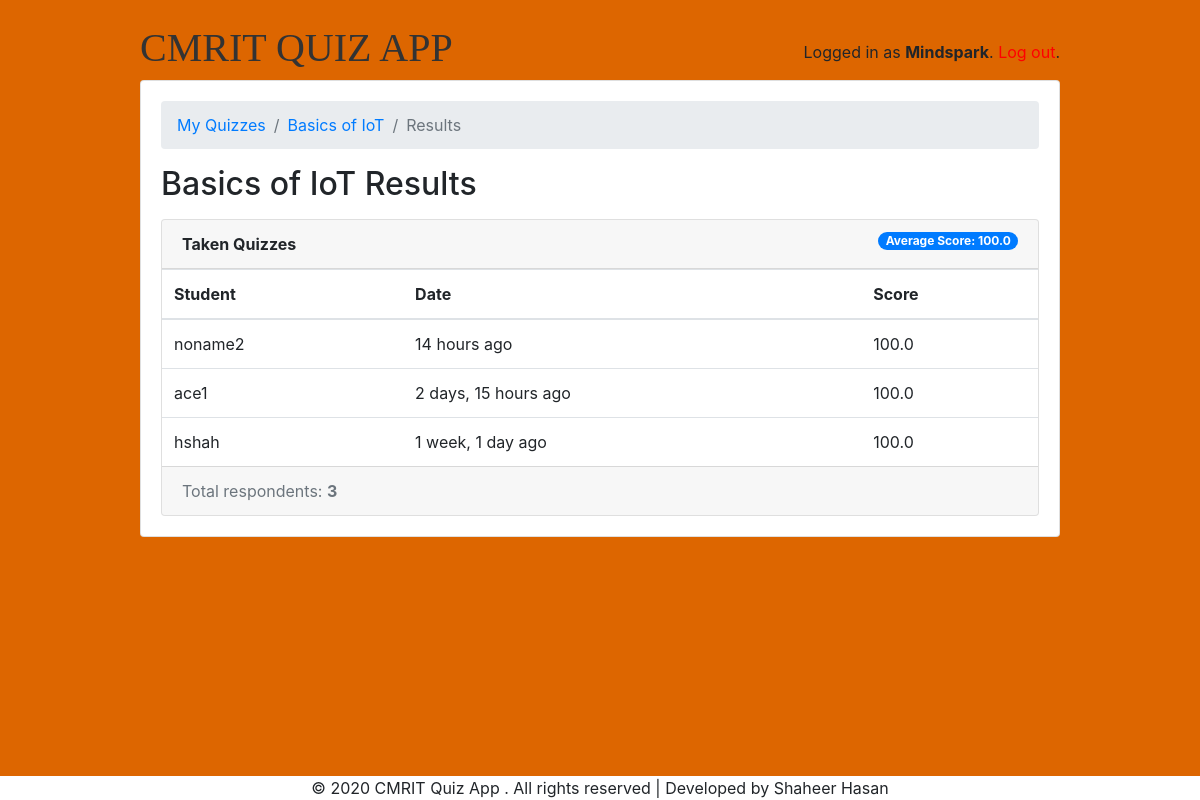
Page /clubs/quiz/1/results/ (signed in) on the committed database.
### quizroom/models.py (models this page shows, shortened)
class User(AbstractUser):
    is_student = models.BooleanField(default=False)
    is_club = models.BooleanField(default=False)

class Quiz(models.Model):
    owner = models.ForeignKey(User, on_delete=models.CASCADE, related_name='quizzes')
    name = models.CharField(max_length=255)
    subject = models.ForeignKey(Subject, on_delete=models.CASCADE, related_name='quizzes')

class TakenQuiz(models.Model):
    student = models.ForeignKey(Student, on_delete=models.CASCADE, related_name='taken_quizzes')
    quiz = models.ForeignKey(Quiz, on_delete=models.CASCADE, related_name='taken_quizzes')
    score = models.FloatField()
    date = models.DateTimeField(auto_now_add=True)

class Student(models.Model):
    user = models.OneToOneField(User, on_delete=models.CASCADE, primary_key=True)
    quizzes = models.ManyToManyField(Quiz, through='TakenQuiz')
    interests = models.ManyToManyField(Subject, related_name='interested_students')

### quizroom/views/clubs.py (the view)
# urls.py: path('quiz/<int:pk>/results/', clubs.QuizResultsView.as_view(), name='quiz_results'),
@method_decorator([login_required, club_required], name='dispatch')
class QuizResultsView(DetailView):
    model = Quiz
    context_object_name = 'quiz'
    template_name = 'quizroom/clubs/quiz_results.html'
    def get_context_data(self, **kwargs):
        quiz = self.get_object()
        taken_quizzes = quiz.taken_quizzes.select_related('student__user').order_by('-date')
        total_taken_quizzes = taken_quizzes.count()
        quiz_score = quiz.taken_quizzes.aggregate(average_score=Avg('score'))
        extra_context = {
            'taken_quizzes': taken_quizzes,
            'total_taken_quizzes': total_taken_quizzes,
            'quiz_score': quiz_score
        }
        kwargs.update(extra_context)
        return super().get_context_data(**kwargs)
    def get_queryset(self):
        return self.request.user.quizzes.all()

### quizroom/templates/quizroom/clubs/quiz_results.html
{% extends 'base.html' %}
{% load crispy_forms_tags humanize %}
{% block content %}
  <nav aria-label="breadcrumb">
    <ol class="breadcrumb">
      <li class="breadcrumb-item"><a href="{% url 'clubs:quiz_change_list' %}">My Quizzes</a></li>
      <li class="breadcrumb-item"><a href="{% url 'clubs:quiz_change' quiz.pk %}">{{ quiz.name }}</a></li>
      <li class="breadcrumb-item active" aria-current="page">Results</li>
    </ol>
  </nav>
  <h2 class="mb-3">{{ quiz.name }} Results</h2>
  <div class="card">
    <div class="card-header">
      <strong>Taken Quizzes</strong>
      <span class="badge badge-pill badge-primary float-right">Average Score: {{ quiz_score.average_score|default_if_none:0.0 }}</span>
    </div>
    <table class="table mb-0">
      <thead>
        <tr>
          <th>Student</th>
          <th>Date</th>
          <th>Score</th>
        </tr>
      </thead>
      <tbody>
        {% for taken_quiz in taken_quizzes %}
          <tr>
            <td>{{ taken_quiz.student.user.username }}</td>
            <td>{{ taken_quiz.date|naturaltime }}</td>
            <td>{{ taken_quiz.score }}</td>
          </tr>
        {% endfor %}
      </tbody>
    </table>
    <div class="card-footer text-muted">
      Total respondents: <strong>{{ total_taken_quizzes }}</strong>
    </div>
  </div>
{% endblock %}

### templates/base.html (shortened to what this page needs)
{% load static %}<!doctype html>
<html lang="en">
  <head>
    <link rel="stylesheet" href="https://maxcdn.bootstrapcdn.com/bootstrap/4.0.0/css/bootstrap.min.css">
    <link rel="stylesheet" type="text/css" href="{% static 'css/app.css' %}">
    {% if user.is_authenticated and user.is_club %}
      <link rel="stylesheet" type="text/css" href="{% static 'css/app.css' %}">
    {% else %}
      <link rel="stylesheet" type="text/css" href="{% static 'css/app.css' %}">
    {% endif %}
  </head>
  <body style="background-color:rgb(221, 102, 00)">
    <div class="container my-4">
      <div class="row justify-content-center">
        <div class="col-md-10 col-sm-12">
          <div class="row">
            <div class="col-6">
              <h1 class="logo">
                <a href="{% url 'home' %}" style="color:rgb(51, 51, 51)">
                  CMRIT QUIZ APP
                </a>
              </h1>
            </div>
            <div class="col-6 text-right">
              {% if user.is_authenticated %}
                <p class="pt-3">Logged in as <strong>{{ user.username }}</strong>. <a href="{% url 'logout' %}" style="color:red">Log out</a>.</p>
              {% else %}
                <a href="{% url 'login' %}" class="btn btn-light" role="button">Log in</a>
                <a href="{% url 'signup' %}" class="btn btn-light" role="button">Sign up</a>
              {% endif %}
            </div>
          </div>
          <div class="card mb-3">
            <div class="card-body">
              {% block content %}
              {% endblock %}
            </div>
          </div>
          </div>
      </div>
    </div>
    <center>
      <div id="footer">© 2020 CMRIT Quiz App . All rights reserved | Developed by Shaheer Hasan
    </div>
    </center>
  </body>
</html>

### static/css/app.css (style rules this page uses)
.logo { font-family: 'Times New Roman', Times, serif ; }
.logo a { color: #000000; text-decoration: none; }

### templates/base.html (style rules this page uses)
#footer { position: fixed; bottom: 0; width: 100%; background: rgb(255, 255, 255); }

### rows in the picture
User: username "Mindspark"
Quiz: name "Basics of IoT"
TakenQuiz: student.user.username "noname2", date "14 hours ago", score "100.0"
TakenQuiz: student.user.username "ace1", date "2 days, 15 hours ago", score "100.0"
TakenQuiz: student.user.username "hshah", date "1 week, 1 day ago", score "100.0"

### other values in the picture
{{ quiz_score.average_score|default_if_none:0.0 }} "100.0"
{{ total_taken_quizzes }} "3"
